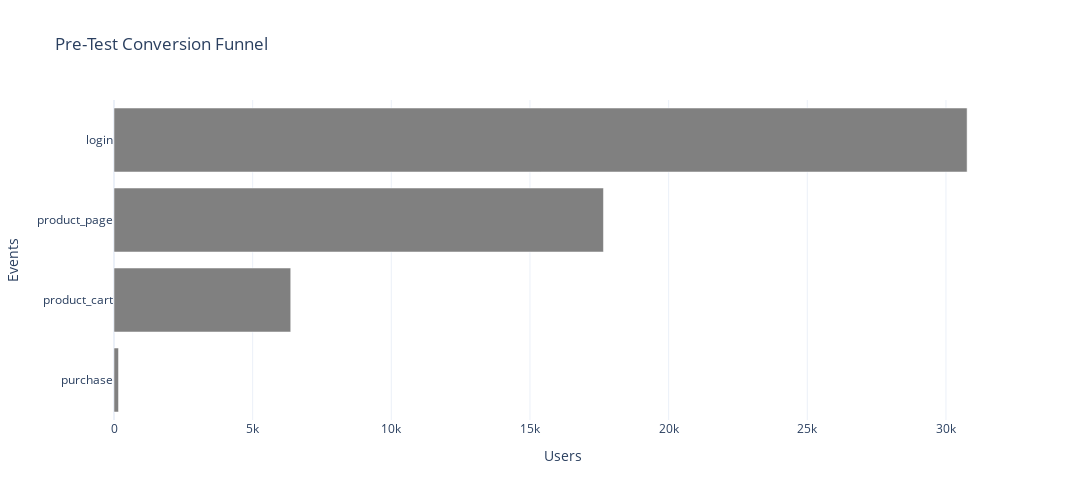

The notebook cell this image was saved under:
### Code cell
plot_horizontal_bar_plotpx(df_funnel, x='users', y='event_name', title='Pre-Test Conversion Funnel', xlabel='Users', ylabel='Events', sort=True)

### Figure 1 — Plotly figure (JSON) as saved in the notebook; plotly's stock layout.template omitted (floating-point values rounded to 4 significant figures)
{"data": [{"hovertemplate": "users=%{x}<br>event_name=%{y}<extra></extra>", "legendgroup": "", "marker": {"color": "grey", "pattern": {"shape": ""}}, "name": "", "orientation": "h", "showlegend": false, "textposition": "auto", "type": "bar", "x": [163, 6373, 17650, 30763], "xaxis": "x", "y": ["purchase", "product_cart", "product_page", "login"], "yaxis": "y"}], "layout": {"barmode": "relative", "height": 500, "legend": {"tracegroupgap": 0}, "title": {"text": "Pre-Test Conversion Funnel"}, "width": 1200, "xaxis": {"anchor": "y", "domain": [0, 1], "title": {"text": "Users"}}, "yaxis": {"anchor": "x", "domain": [0, 1], "title": {"text": "Events"}}}}
